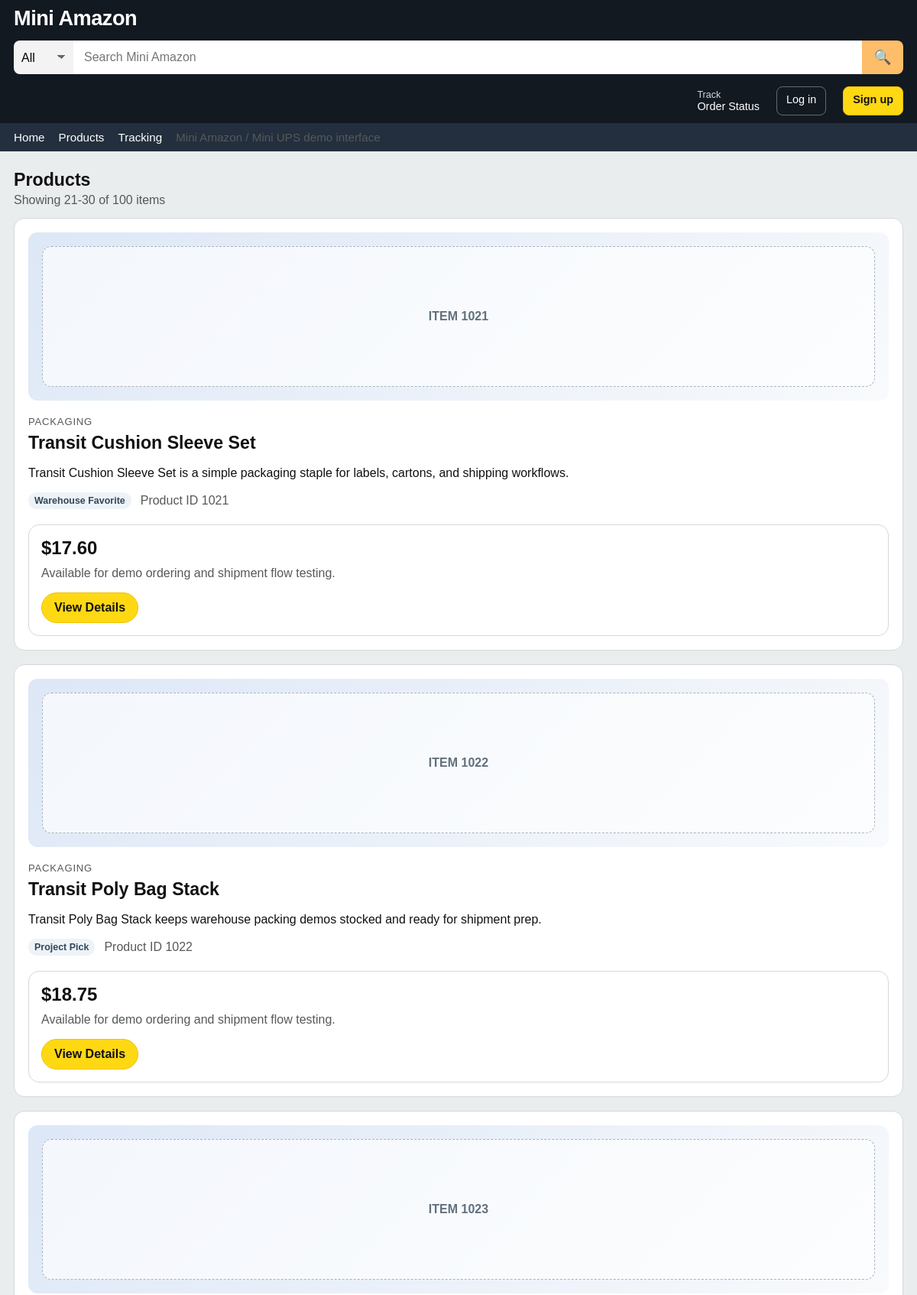
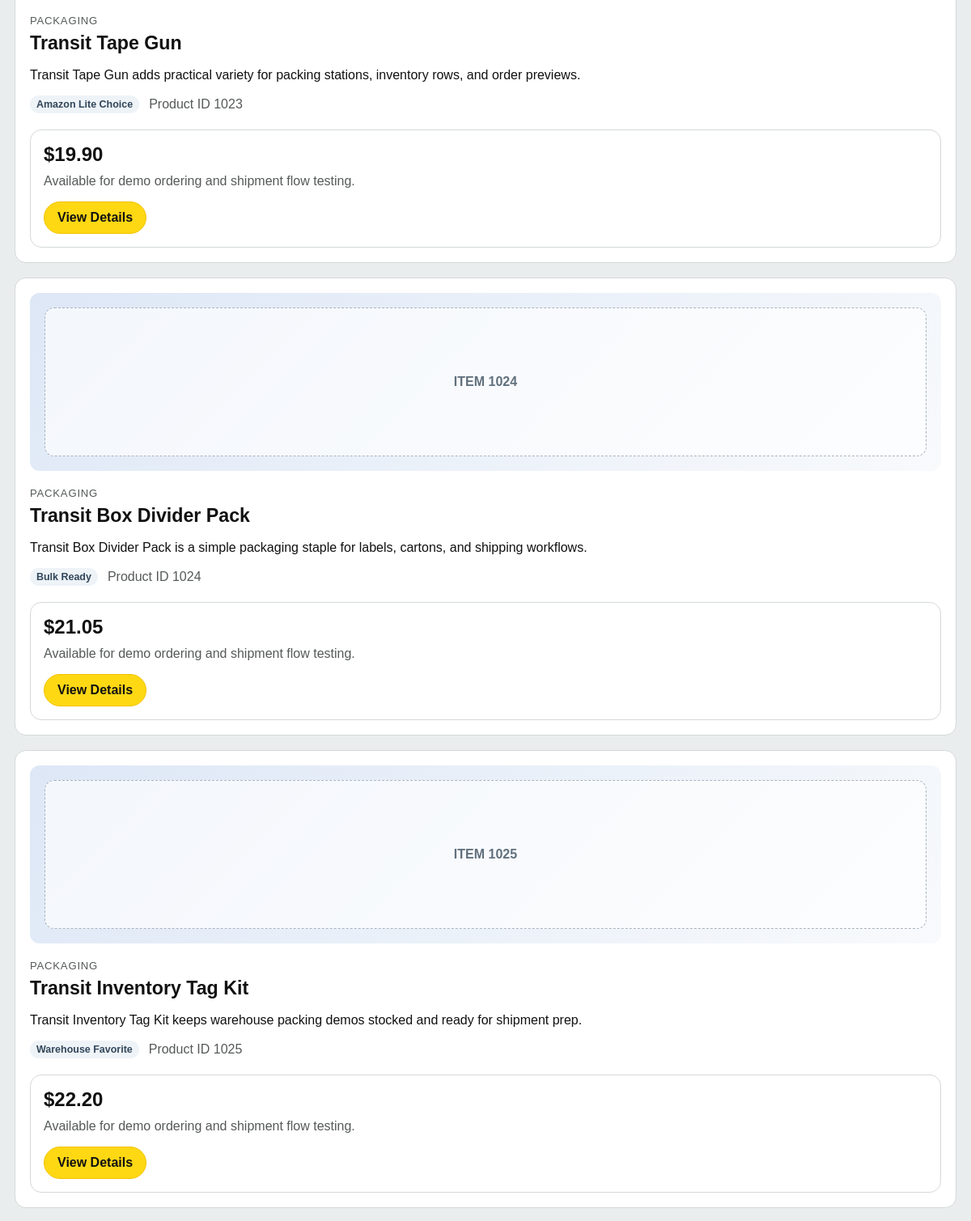
Page /products/?page=3 (upper part) on the committed database (2 pictures, top to bottom).
### store/models.py (models this page shows, shortened)
class TimestampedModel(models.Model):
    created_at = models.DateTimeField(auto_now_add=True)
    updated_at = models.DateTimeField(auto_now=True)
    class Meta:
        abstract = True

class Product(TimestampedModel):
    product_id = models.BigIntegerField(unique=True, db_index=True)
    name = models.CharField(max_length=255, blank=True)
    description = models.CharField(max_length=255)
    price = models.DecimalField(max_digits=10, decimal_places=2, default=0)
    category = models.CharField(max_length=64, blank=True)
    badge = models.CharField(max_length=64, blank=True)
    image_url = models.URLField(blank=True)
    class Meta:
        ordering = ["product_id"]

### store/views.py (the view, shortened to what this page needs)
# urls.py: path("products/", views.product_list, name="product_list"),
def product_list(request):
    search_query = request.GET.get("q", "").strip()
    filtered_products = get_catalog_products()
    paginator = Paginator(filtered_products, 10)
    page_obj = paginator.get_page(request.GET.get("page"))
    context = {
        "products": page_obj.object_list,
        "page_obj": page_obj,
        "search_query": search_query,
        "total_products": paginator.count,
    }
    return render(request, "store/product_list.html", context)

### store/services/catalog.py (called while the page is built)
def get_catalog_products() -> list[dict]:
    db_products = {
        str(product.product_id): _build_product_view(product)
        for product in Product.objects.all().order_by("product_id")
    }
    merged_products = []
    seen_product_ids = set()
    for seed_product in CATALOG_SEED_PRODUCTS:
        product_id = seed_product["product_id"]
        merged_products.append(db_products.get(product_id, seed_product.copy()))
        seen_product_ids.add(product_id)
    for product_id in sorted(db_products.keys(), key=int):
        if product_id not in seen_product_ids:
            merged_products.append(db_products[product_id])
    return merged_products

def get_catalog_metadata(product_id) -> dict:
    return CATALOG_METADATA_BY_ID.get(str(product_id), {})

def _build_product_view(product: Product) -> dict:
    metadata = get_catalog_metadata(product.product_id)
    return {
        "product_id": str(product.product_id),
        "name": product.name or metadata.get("name", product.description),
        "description": product.description,
        "price": str(product.price or metadata.get("price", "0.00")),
        "badge": product.badge or metadata.get("badge", "Catalog Item"),
        "category": product.category or metadata.get("category", "General"),
        "image_url": product.image_url,
    }

### store/templates/store/product_list.html (shortened to what this page needs)
{% extends "store/base.html" %}
{% block content %}
<section>
    <div class="section-head">
        <div>
            <h2>Products</h2>
            {% if search_query %}
            <div class="muted" style="margin-top: 4px;">
                {{ total_products }} result{{ total_products|pluralize }} for "{{ search_query }}"
            </div>
            {% else %}
            <div class="muted" style="margin-top: 4px;">
                Showing {{ page_obj.start_index }}-{{ page_obj.end_index }} of {{ total_products }} items
            </div>
            {% endif %}
        </div>
    </div>
    <div class="result-list">
        {% for product in products %}
        <article class="result-card">
            <div class="card-media" style="height: 220px; border-radius: 12px;">
                {% if product.image_url %}
                <img class="media-image" src="{{ product.image_url }}" alt="{{ product.name }}">
                {% else %}
                <div class="media-box">ITEM {{ product.product_id }}</div>
                {% endif %}
            </div>
            <div>
                <div class="eyebrow">{{ product.category }}</div>
                <h3>{{ product.name }}</h3>
                <p>{{ product.description }}</p>
                <div class="meta-row" style="justify-content: flex-start; gap: 12px;">
                    <span class="badge">{{ product.badge }}</span>
                    <span class="muted">Product ID {{ product.product_id }}</span>
                </div>
            </div>
            <div class="panel" style="padding: 16px;">
                <div class="price">${{ product.price }}</div>
                <p class="muted" style="margin: 10px 0 0;">Available for demo ordering and shipment flow testing.</p>
                <div style="margin-top: 16px;">
                    <a class="btn btn-primary" href="{% url 'product_detail' product.product_id %}">View Details</a>
                </div>
            </div>
        </article>
        {% empty %}
        <article class="panel">
            <h3 style="margin-top: 0;">No products found</h3>
            <p class="muted" style="margin-bottom: 0;">Try a different search term.</p>
        </article>
        {% endfor %}
    </div>
    </section>
{% endblock %}

### store/templates/store/base.html (style rules this page uses)
:root { --nav-main: #131921; --nav-sub: #232f3e; --page-bg: #eaeded; --card-bg: #ffffff; --text-main: #111111; --text-muted: #565959; --link: #2162a1; --accent: #ffd814; --accent-strong: #f7ca00; --border: #d5d9d9; }
* { box-sizing: border-box; }
body { margin: 0; font-family: Arial, sans-serif; color: var(--text-main); background: var(--page-bg); }
a { color: inherit; text-decoration: none; }
.btn { display: inline-flex; align-items: center; justify-content: center; min-height: 40px; padding: 0 16px; border-radius: 999px; border: 1px solid #c7c7c7; background: #ffffff; cursor: pointer; font-weight: 600; }
.btn-primary { background: var(--accent); border-color: #f2c200; }
.section-head { display: flex; justify-content: space-between; align-items: baseline; margin-bottom: 14px; }
.section-head h2 { margin: 0; font-size: 1.45rem; }
.card-media { height: 190px; background: linear-gradient(135deg, #dde7f6 0%, #f8fafc 100%); display: flex; align-items: center; justify-content: center; padding: 18px; }
.media-box { width: 100%; height: 100%; border-radius: 12px; border: 1px dashed #a9b4bf; display: flex; align-items: center; justify-content: center; color: #61707d; font-weight: 700; background: rgba(255, 255, 255, 0.65); }
.eyebrow { color: var(--text-muted); font-size: 0.82rem; text-transform: uppercase; letter-spacing: 0.06em; margin-bottom: 6px; }
.price-row, .meta-row { display: flex; justify-content: space-between; align-items: center; gap: 8px; }
.price { font-size: 1.5rem; font-weight: 700; }
.badge { display: inline-flex; align-items: center; padding: 4px 8px; border-radius: 999px; background: #eef3f8; color: #31465a; font-size: 0.78rem; font-weight: 700; }
.panel { background: #ffffff; border: 1px solid var(--border); border-radius: 14px; padding: 18px; }
.result-list { display: grid; gap: 18px; }
.result-card { display: grid; grid-template-columns: 240px 1fr 220px; gap: 20px; background: #ffffff; border: 1px solid var(--border); border-radius: 14px; padding: 18px; }
.result-card h3 { margin: 0 0 10px; font-size: 1.45rem; line-height: 1.25; }
.muted { color: var(--text-muted); }
@media (max-width: 1200px) { .topbar-inner, .product-layout, .result-card, .detail-grid, .hero { grid-template-columns: 1fr; } }

### rows in the picture
Product: product_id "1021", category "PACKAGING", name "Transit Cushion Sleeve Set", description "Transit Cushion Sleeve Set is a simple packaging staple for labels, cartons, and shipping workflows.", badge "Warehouse Favorite", price "17.60"
Product: product_id "1022", category "PACKAGING", name "Transit Poly Bag Stack", description "Transit Poly Bag Stack keeps warehouse packing demos stocked and ready for shipment prep.", badge "Project Pick", price "18.75"
Product: product_id "1023", category "PACKAGING", name "Transit Tape Gun", description "Transit Tape Gun adds practical variety for packing stations, inventory rows, and order previews.", badge "Amazon Lite Choice", price "19.90"
Product: product_id "1024", category "PACKAGING", name "Transit Box Divider Pack", description "Transit Box Divider Pack is a simple packaging staple for labels, cartons, and shipping workflows.", badge "Bulk Ready", price "21.05"
Product: product_id "1025", category "PACKAGING", name "Transit Inventory Tag Kit", description "Transit Inventory Tag Kit keeps warehouse packing demos stocked and ready for shipment prep.", badge "Warehouse Favorite", price "22.20"

### other values in the picture
{{ page_obj.start_index }} "21"
{{ page_obj.end_index }} "30"
{{ total_products }} "100"
